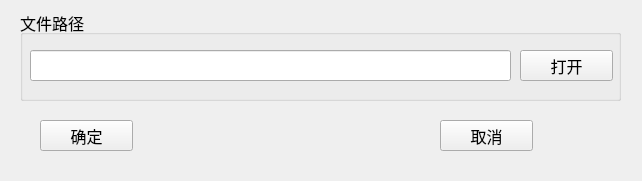
<?xml version="1.0" encoding="UTF-8"?>
<ui version="4.0">
 <class>FormSaveData</class>
 <widget class="QWidget" name="FormSaveData">
  <property name="geometry">
   <rect>
    <x>0</x>
    <y>0</y>
    <width>642</width>
    <height>181</height>
   </rect>
  </property>
  <property name="font">
   <font>
    <family>Arial</family>
    <pointsize>12</pointsize>
   </font>
  </property>
  <property name="windowTitle">
   <string>文件存储</string>
  </property>
  <widget class="QGroupBox" name="pathSelectGroupBox">
   <property name="geometry">
    <rect>
     <x>20</x>
     <y>10</y>
     <width>601</width>
     <height>91</height>
    </rect>
   </property>
   <property name="font">
    <font>
     <family>Arial</family>
     <pointsize>12</pointsize>
    </font>
   </property>
   <property name="title">
    <string>文件路径</string>
   </property>
   <widget class="QLineEdit" name="savePathLineEdit">
    <property name="geometry">
     <rect>
      <x>10</x>
      <y>40</y>
      <width>481</width>
      <height>31</height>
     </rect>
    </property>
   </widget>
   <widget class="QPushButton" name="openButton">
    <property name="geometry">
     <rect>
      <x>500</x>
      <y>40</y>
      <width>93</width>
      <height>31</height>
     </rect>
    </property>
    <property name="text">
     <string>打开</string>
    </property>
   </widget>
  </widget>
  <widget class="QPushButton" name="okButton">
   <property name="geometry">
    <rect>
     <x>40</x>
     <y>120</y>
     <width>93</width>
     <height>31</height>
    </rect>
   </property>
   <property name="font">
    <font>
     <family>Arial</family>
     <pointsize>12</pointsize>
    </font>
   </property>
   <property name="text">
    <string>确定</string>
   </property>
  </widget>
  <widget class="QPushButton" name="cancelButton">
   <property name="geometry">
    <rect>
     <x>440</x>
     <y>120</y>
     <width>93</width>
     <height>31</height>
    </rect>
   </property>
   <property name="font">
    <font>
     <family>Arial</family>
     <pointsize>12</pointsize>
    </font>
   </property>
   <property name="text">
    <string>取消</string>
   </property>
  </widget>
 </widget>
 <resources/>
 <connections/>
</ui>
